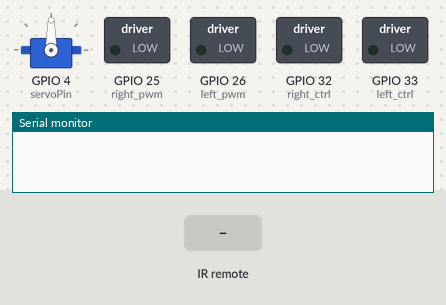
The sketch below on a simulated ESP32. Shown: servo, switched loads named in the sketch (green lamp = pin HIGH), the last lines printed to the serial monitor. The test bench sets the inputs (shaded band).

Above: at 1.5 s.
1.6 s: infrared code 0xB946FF00 received
At 1.9 s:
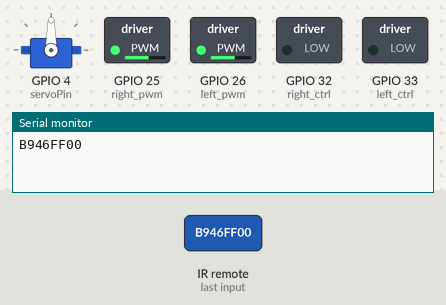
3.1 s: infrared code 0xEA15FF00 received
At 4.3 s:
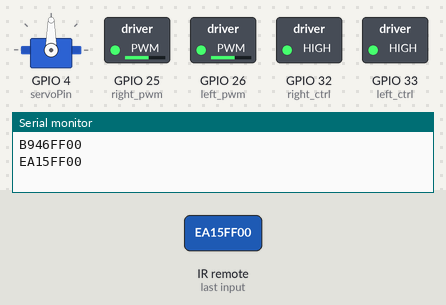
4.6 s: infrared code 0xBB44FF00 received
At 5.4 s:
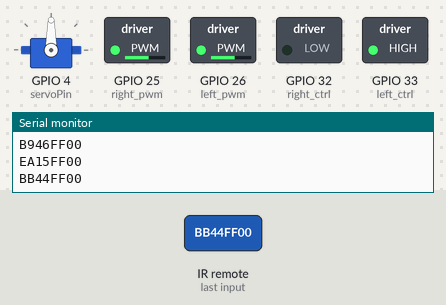
6.1 s: infrared code 0xBC43FF00 received
At 6.5 s:
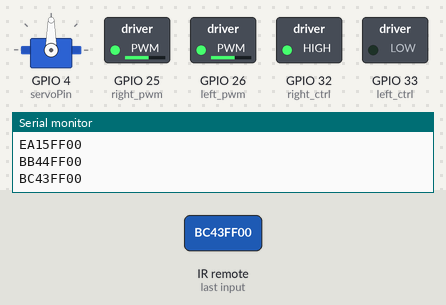
Timing chart, 0 to 8.6 s (numbered marks = the images above; inputs shaded):
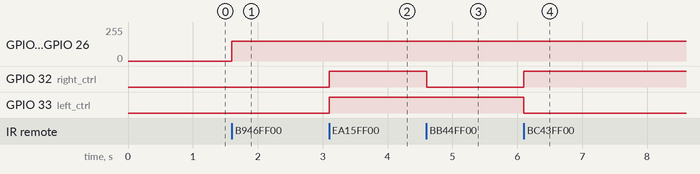

The sketch:

Project_14_IR_Remote_Control_Car.ino
```cpp
//*************************************************************************************
/*
Project 14：IR Remote Control Car
*/
#include <IRremote.hpp>
#include <ESP32Servo.h>

//IR reception
const uint16_t RECV_PIN = 19;  //IR reception pins
IRrecv irrecv(RECV_PIN); //initialize pins of IR receiver
decode_results results; //Create a decoded result class object

//motor
#define left_ctrl  33  //define direction control pins of the left motor as gpio33
#define left_pwm  26   //define PWM control pins of the left motor as gpio26.
#define right_ctrl  32 //define direction control pins of the right motor as gpio32.
#define right_pwm  25  //define PWM control pins of the right motor as gpio25

//servo
const int servoPin = 4;//set the pin of the servo to gpio4.
Servo myservo;  // create servo object to control a servo

void setup() {
  Serial.begin(115200);//open the serial port and set baud rate to 115200
  pinMode(left_ctrl,OUTPUT); //set control pins of the left motor to OUTPUT
  ledcAttach(left_pwm, 1200, 8); //Set the frequency of left_pwm pin to 1200, PWM resolution to 8 that duty cycle is 256.
  pinMode(right_ctrl,OUTPUT);//set direction control pins of the right motor to OUTPUT..
  ledcAttach(right_pwm, 1200, 8); //Set the frequency of right_pwm pin to 1200, PWM resolution to 8 that duty cycle is 256.

  // In case the interrupt driver crashes on setup, give a clue
  // to the user what's going on.

  IrReceiver.begin(RECV_PIN, ENABLE_LED_FEEDBACK); // Start receiver

  myservo.setPeriodHertz(50);           // standard 50 hz servo
  myservo.attach(servoPin, 500, 2500);  // attaches the servo on servoPin to the servo object.
  myservo.write(90);  // the initial angle of the servo is set to 90° .
  delay(300);
}

void loop() {
  if (IrReceiver.decode()) {
    Serial.println(IrReceiver.decodedIRData.decodedRawData, HEX);  // Print raw data
    handleControl(IrReceiver.decodedIRData.decodedRawData); //Handle commands from remote control
    IrReceiver.resume();  // Receive the next value
  }
}

void handleControl(unsigned long irr_val){
  switch(irr_val)
  {
    case 0xB946FF00 :
      car_front();
      break;
    case 0xEA15FF00 :
      car_back();
      break;
    case 0xBB44FF00 :
      car_left();
      break;
    case 0xBC43FF00 :
      car_right();
      break;
    case 0xBF40FF00 :
      car_Stop();
      break;
  }
}

void car_front()//define the state of going forward
{
  digitalWrite(left_ctrl,LOW); //set direction control pins of the left motor to LOW.
  ledcWrite(left_pwm, 150); //the left motor outputs PWM 150
  digitalWrite(right_ctrl,LOW); //set control pins of the right motor to LOW.
  ledcWrite(right_pwm, 150); //the right motor outputs PWM 150
}
void car_back()//define the state of going back
{
  digitalWrite(left_ctrl,HIGH); //set direction control pins of the left motor to HIGH..
  ledcWrite(left_pwm, 150); //the left motor outputs PWM 150
  digitalWrite(right_ctrl,HIGH); //set control pins of the right motor to HIGH..
  ledcWrite(right_pwm, 150); //the right motor outputs PWM 150
}
void car_left()//define the state of turning left
{
  digitalWrite(left_ctrl,HIGH); //set direction control pins of the left motor to HIGH..
  ledcWrite(left_pwm, 150); //the left motor outputs PWM 150
  digitalWrite(right_ctrl,LOW); //set control pins of the right motor to LOW.
  ledcWrite(right_pwm, 150); //the right motor outputs PWM 150
}
void car_right()//define the state of turning right
{
  digitalWrite(left_ctrl,LOW); //set direction control pins of the left motor to LOW.
  ledcWrite(left_pwm, 150); //the left motor outputs PWM 150
  digitalWrite(right_ctrl,HIGH); //set control pins of the right motor to HIGH..
  ledcWrite(right_pwm, 150); //the right motor outputs PWM 150
}
void car_Stop()//define the state of stopping
{
  digitalWrite(left_ctrl,LOW);//set direction control pins of the left motor to LOW.
  ledcWrite(left_pwm, 0); //the left motor outputs PWM 0
  digitalWrite(right_ctrl,LOW);//set control pins of the right motor to LOW.
  ledcWrite(right_pwm, 0); //the right motor outputs PWM 0
}
//*************************************************************************************
```

Measured:
- after the input at 1.6 s, GPIO 25 (right_pwm), GPIO 26 (left_pwm): 0/255 → 149/255 at once
- after the input at 3.1 s, GPIO 32 (right_ctrl), GPIO 33 (left_ctrl): LOW → HIGH at once
- after the input at 4.6 s, GPIO 32 (right_ctrl): HIGH → LOW at once
- after the input at 6.1 s, GPIO 32 (right_ctrl): LOW → HIGH at once; GPIO 33 (left_ctrl): HIGH → LOW at once
